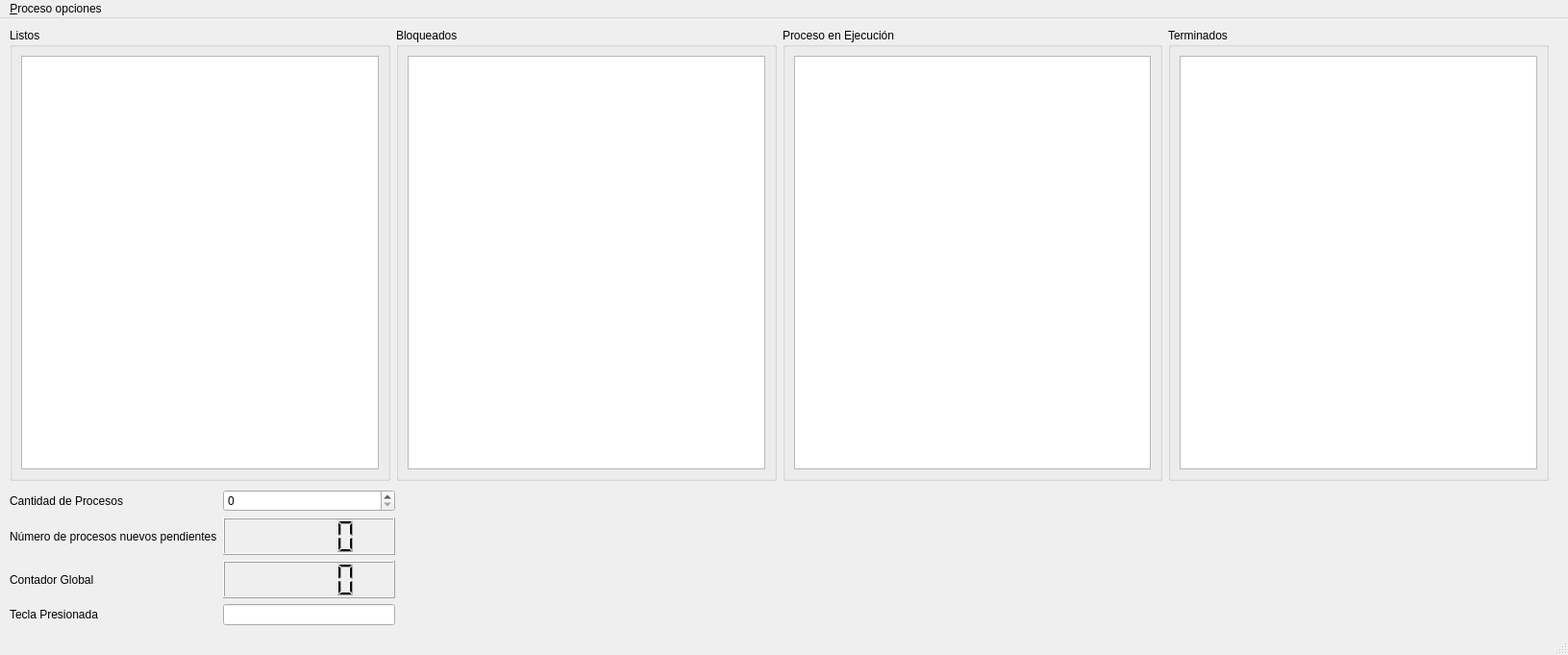
<?xml version="1.0" encoding="UTF-8"?>
<ui version="4.0">
 <class>MainWindow</class>
 <widget class="QMainWindow" name="MainWindow">
  <property name="geometry">
   <rect>
    <x>0</x>
    <y>0</y>
    <width>1631</width>
    <height>681</height>
   </rect>
  </property>
  <property name="windowTitle">
   <string>MainWindow</string>
  </property>
  <widget class="QWidget" name="centralwidget">
   <widget class="QWidget" name="layoutWidget">
    <property name="geometry">
     <rect>
      <x>10</x>
      <y>490</y>
      <width>401</width>
      <height>141</height>
     </rect>
    </property>
    <layout class="QGridLayout" name="gridLayout_2">
     <item row="1" column="0">
      <widget class="QLabel" name="lbl_NumProcPend">
       <property name="text">
        <string>Número de procesos nuevos pendientes</string>
       </property>
      </widget>
     </item>
     <item row="1" column="1">
      <widget class="QLCDNumber" name="lcd_ProcRestantes"/>
     </item>
     <item row="3" column="0">
      <widget class="QLabel" name="lbl_TeclaPresionada">
       <property name="text">
        <string>Tecla Presionada</string>
       </property>
      </widget>
     </item>
     <item row="3" column="1">
      <widget class="QLineEdit" name="lnEdt_teclaPresionada">
       <property name="readOnly">
        <bool>true</bool>
       </property>
      </widget>
     </item>
     <item row="2" column="1">
      <widget class="QLCDNumber" name="lcd_ContGlobal"/>
     </item>
     <item row="2" column="0">
      <widget class="QLabel" name="lbl_ContGlobal">
       <property name="text">
        <string>Contador Global</string>
       </property>
      </widget>
     </item>
     <item row="0" column="0">
      <widget class="QLabel" name="lbl_CantProceso">
       <property name="text">
        <string>Cantidad de Procesos</string>
       </property>
      </widget>
     </item>
     <item row="0" column="1">
      <widget class="QSpinBox" name="spnBx_CantProcesos">
       <property name="maximum">
        <number>255</number>
       </property>
      </widget>
     </item>
    </layout>
   </widget>
   <widget class="QWidget" name="layoutWidget">
    <property name="geometry">
     <rect>
      <x>10</x>
      <y>10</y>
      <width>1601</width>
      <height>471</height>
     </rect>
    </property>
    <layout class="QHBoxLayout" name="horizontalLayout_2">
     <item>
      <widget class="QGroupBox" name="gprBx_Listo">
       <property name="title">
        <string>Listos</string>
       </property>
       <layout class="QGridLayout" name="gridLayout">
        <item row="0" column="0">
         <widget class="QTableWidget" name="tblWdt_ProcListo"/>
        </item>
       </layout>
      </widget>
     </item>
     <item>
      <widget class="QGroupBox" name="groupBox">
       <property name="title">
        <string>Bloqueados</string>
       </property>
       <layout class="QGridLayout" name="gridLayout_5">
        <item row="0" column="0">
         <widget class="QTableWidget" name="tblWgt_Bloqueados"/>
        </item>
       </layout>
      </widget>
     </item>
     <item>
      <widget class="QGroupBox" name="gprBx_ProcEjec">
       <property name="title">
        <string>Proceso en Ejecución</string>
       </property>
       <layout class="QGridLayout" name="gridLayout_3">
        <item row="0" column="0">
         <widget class="QTableWidget" name="tblWdt_ProcesoEjec"/>
        </item>
       </layout>
      </widget>
     </item>
     <item>
      <widget class="QGroupBox" name="gprBx_Terminados">
       <property name="title">
        <string>Terminados</string>
       </property>
       <layout class="QGridLayout" name="gridLayout_4">
        <item row="0" column="0">
         <widget class="QTableWidget" name="tblWdt_Terminados"/>
        </item>
       </layout>
      </widget>
     </item>
    </layout>
   </widget>
  </widget>
  <widget class="QMenuBar" name="menubar">
   <property name="geometry">
    <rect>
     <x>0</x>
     <y>0</y>
     <width>1631</width>
     <height>22</height>
    </rect>
   </property>
   <widget class="QMenu" name="menu_Procesar_Procesos">
    <property name="title">
     <string>&amp;Proceso opciones</string>
    </property>
    <addaction name="action_Procesar_Procesos"/>
   </widget>
   <addaction name="menu_Procesar_Procesos"/>
  </widget>
  <widget class="QStatusBar" name="statusbar"/>
  <action name="action_Procesar_Procesos">
   <property name="text">
    <string>&amp;Analizar procesos</string>
   </property>
  </action>
 </widget>
 <tabstops>
  <tabstop>tblWdt_ProcListo</tabstop>
  <tabstop>tblWdt_ProcesoEjec</tabstop>
  <tabstop>tblWdt_Terminados</tabstop>
 </tabstops>
 <resources/>
 <connections/>
</ui>
